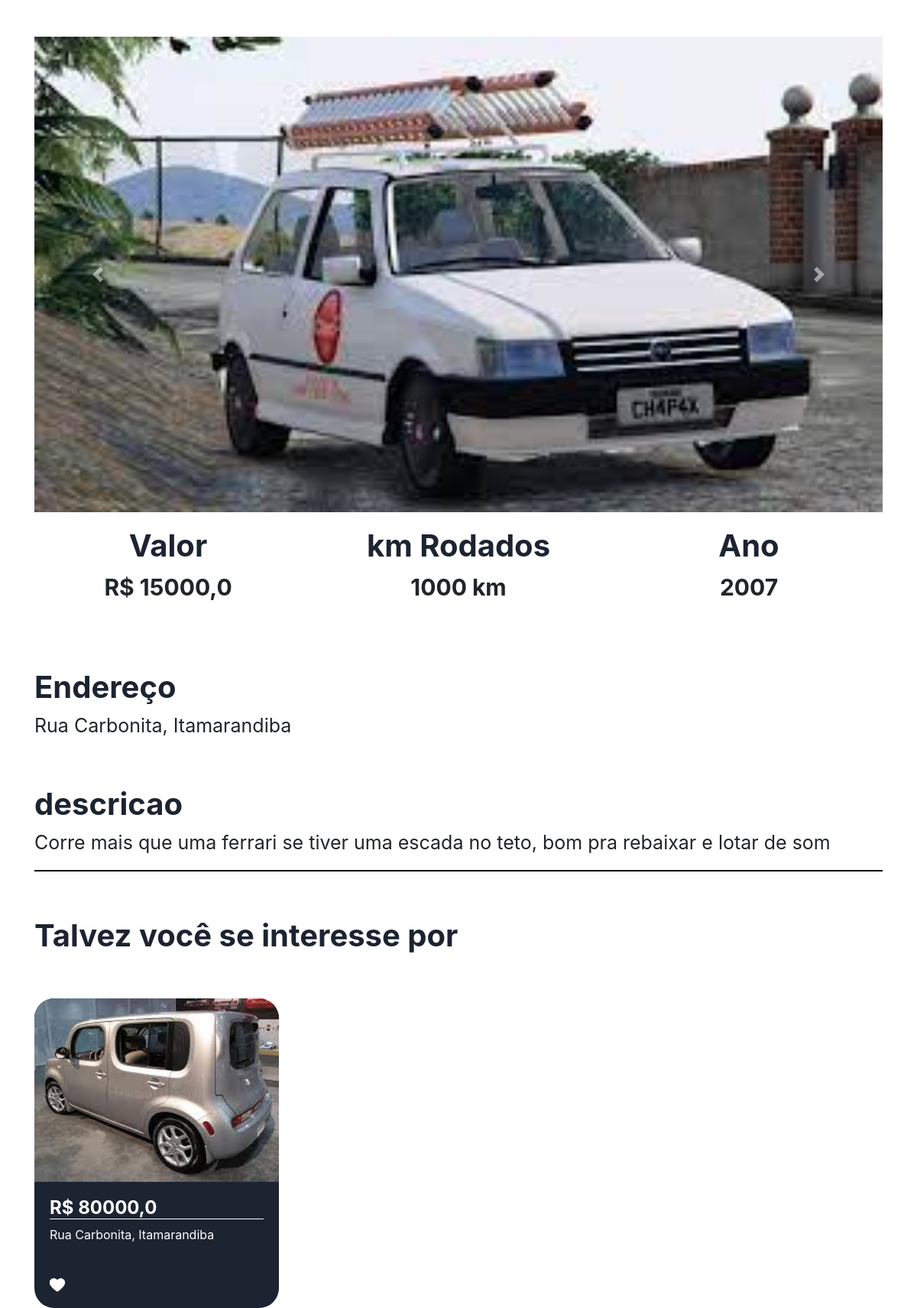
The page /veiculo/8 on the database its author committed.
### plataforma/models.py (models this page shows)
class Veiculo(models.Model):
    choices_combustivel = (('G','Gasolina'),
                                            ('A','Alcool'),
                                            ('D','Diesel'),
                                            ('E', 'Eletrico'),
                                            ('F','Flex'))
    imagem1 = models.FileField(upload_to='img')
    imagem2 = models.ImageField(upload_to='img')
    imagem3 = models.ImageField(upload_to='img')
    valor = models.FloatField()
    modelo = models.CharField(max_length=30)
    kmRodados = models.IntegerField()
    ano = models.PositiveIntegerField()
    cor = models.CharField(max_length=30)
    tipo_combustivel = models.CharField(choices=choices_combustivel, max_length=1)
    descricao = models.TextField(max_length=255)
    cidade = models.CharField(max_length=60)
    bairro = models.CharField(max_length=60)
    rua = models.CharField(max_length=60)

### plataforma/views.py (the view)
# urls.py: path('veiculo/<str:id>', views.veiculo, name="veiculo"),
def veiculo(request, id):
    veiculo = get_object_or_404(Veiculo, id=id)
    imagens = []
    imagens.append(veiculo.imagem1.url)
    imagens.append(veiculo.imagem2.url)
    imagens.append(veiculo.imagem3.url)
    sugestoes = Veiculo.objects.filter(cidade=veiculo.cidade).exclude(id=id)[:2]
    return render(request, 'veiculo.html', {'veiculo': veiculo, 'sugestoes': sugestoes, 'id': id, 'imagens': imagens,})

### plataforma/templates/veiculo.html (shortened to what this page needs)
{% extends 'base.html' %}
{% load static %}
{% block 'head' %}
<link rel="stylesheet" href="{% static 'plataforma/css/home.css' %}">
{% endblock  %}
{% block 'body' %}
    <div style="text-align: center" class="container">
        <br>
        <br>
        <div id="carouselExampleControls" class="carousel slide" data-ride="carousel">
            <div class="carousel-inner">
                {% for img in imagens %}
                    <div class="carousel-item {% if forloop.first %} active {% endif %}" >
                        <img class="d-block w-100" src="{{img}}" alt="First slide">
                    </div>
                {% endfor %}
            </div>
        <a class="carousel-control-prev" href="#carouselExampleControls" role="button" data-slide="prev">
            <span class="carousel-control-prev-icon" aria-hidden="true"></span>
        </a>
        <a class="carousel-control-next" href="#carouselExampleControls" role="button" data-slide="next">
            <span class="carousel-control-next-icon" aria-hidden="true"></span>
        </a>
    </div>
        <div class="row">
            <div class="col-md">
                <h3 class="titulo_especificacao">Valor</h3>
                <p class="especificacao">R$ {{veiculo.valor}}</p>
            </div>
            <div class="col-md">
                <h3 class="titulo_especificacao">km Rodados</h3>
                <p class="especificacao">{{veiculo.kmRodados}} km</p>
            </div>
            <div class="col-md">
                <h3 class="titulo_especificacao">Ano</h3>
                <p class="especificacao">{{veiculo.ano}}</p>
            </div>
        </div>
        <br>
        <br>
        <div style="text-align: left">
            <h3 class="titulo_especificacao">Endereço</h3>
            <p class="especificacao_endereco">{{veiculo.rua}}, {{veiculo.cidade }}</p>
        </div>
        <br>
        <div style="text-align: left">
            <h3 class="titulo_especificacao">descricao</h3>
            <p class="especificacao_endereco">{{veiculo.descricao}}</p>
        </div>
        <hr style="border: 1px solid black">
        <br>
        <div class="div_possivel_interesse">
            <h3 class="titulo_especificacao">Talvez você se interesse por</h3>
            <div class="row">
                {% for sugestao in sugestoes %}
                    <div class="col-md cont">
                        <div class="card_imovel">
                            <img class="img_capa_imovel" src="{{sugestao.imagem1.url}}">
                            <div class="informacoes_imoveis">
                            <a class="a_none" href="{% url 'veiculo' sugestao.id %}"><h4 class="valor">R$ {{sugestao.valor}}</h4></a>
                            <p>{{sugestao.rua}}, {{sugestao.cidade}}</p>
                            <br>
                            <img width="7%" src="{% static 'plataforma/img/heart.png' %}">
                            </div>
                        </div>
                    </div>
                {% endfor %}
            </div>
        </div>
    </div>
{% endblock  %}

### templates/static/plataforma/css/home.css (style rules this page uses)
.card_imovel { background-color: #1C2331; width: 20rem; margin-top: 50px; border-radius: 26px; }
.img_capa_imovel { width: 100%; height: 15rem; border-top-left-radius: 26px; border-top-right-radius: 26px; }
.informacoes_imoveis { padding: 20px; color: white; }
.valor { font-weight: bold; border-bottom: 1px solid white; }
.a_none { color: white; }
.titulo_especificacao { color: #1C2331; font-weight: bold; margin-top: 20px; font-size: 40px; }
.especificacao { font-size: 30px; font-weight: bold; }
.especificacao_endereco { font-size: 25px; }
.div_possivel_interesse { text-align: left; }

### rows shown on the page
Veiculo: valor "15000,0", kmRodados "1000", ano "2007", rua "Rua Carbonita", cidade "Itamarandiba", descricao "Corre mais que uma ferrari se tiver uma escada no teto, bom pra rebaixar e lotar de som"
Veiculo: imagem1 (picture), valor "80000,0", rua "Rua Carbonita", cidade "Itamarandiba"
